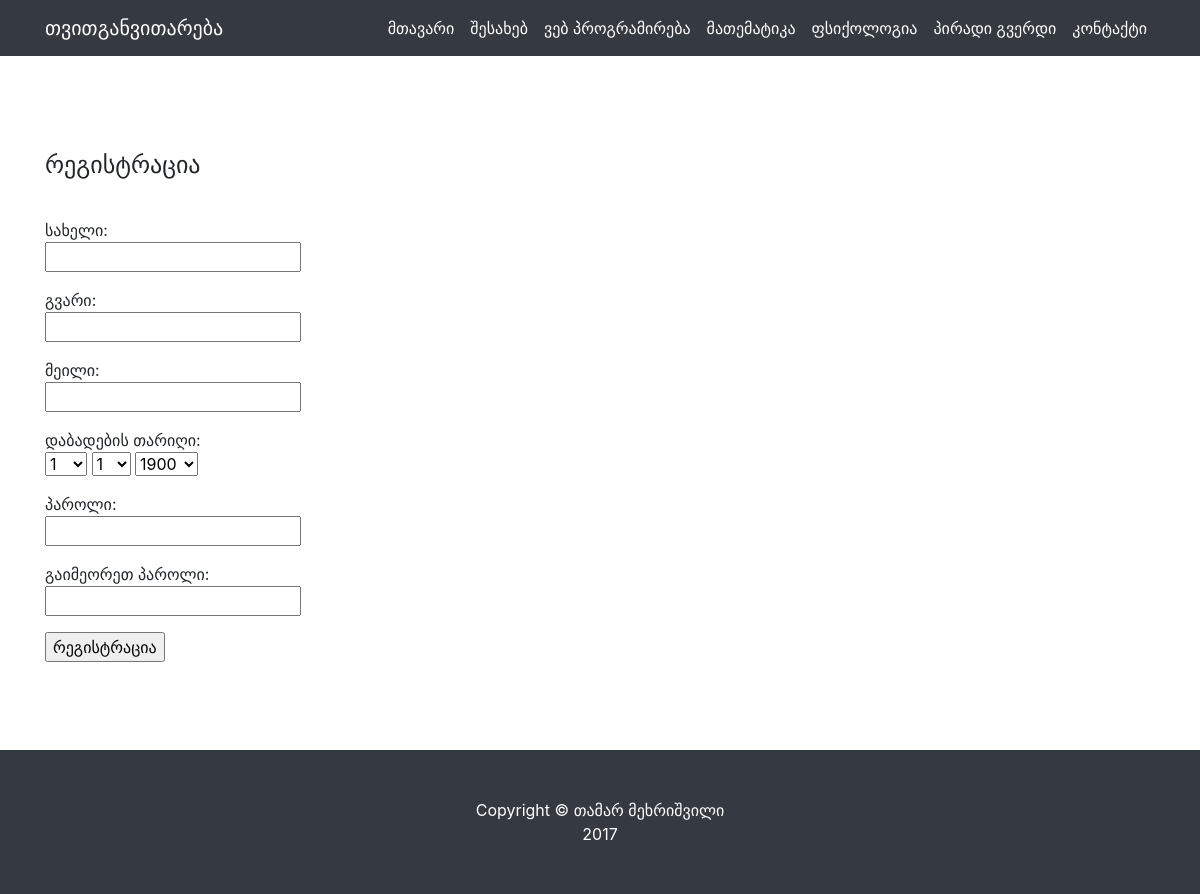
The page /mysite/welcome.php on the database its author committed.
### tables this page shows
CREATE TABLE `mysitemenu` (
  `id` int(10) DEFAULT NULL,
  `title` varchar(20) DEFAULT NULL,
  `category-id` int(10) NOT NULL,
  `link` varchar(255) DEFAULT NULL
);

### mysite/data.php (called while the page is built, shortened)
<?php
$servername = "localhost";
$username = "root";
$password = "";
$location = "mysite";
$conn = mysqli_connect($servername, $username, $password, $location);
mysqli_set_charset($conn, "utf8");
function data(){
  global $conn;
  $query = "SELECT * FROM `mysitemenu`";
  $data = mysqli_query($conn, $query);
  while ($rows = mysqli_fetch_assoc($data)) {
    $arr[]= $rows;
  }
  return $arr;
}
?>

### mysite/welcome.php (the view, shortened to what this page needs)
<?php
    include_once 'data.php';
    $menu = data();
    $name = "";
    $lname = "";
    $email = "";
    $day = "";
    $month = "";
    $year = "";
?>
<!DOCTYPE html>
<html lang="en">
  <head>
    <link href="vendor/bootstrap/css/bootstrap.min.css" rel="stylesheet">
    <link href="css/business-frontpage.css" rel="stylesheet">
  </head>
  <body>
    <nav class="navbar navbar-expand-lg navbar-dark bg-dark fixed-top">
      <div class="container">
        <a class="navbar-brand" href="index.php">თვითგანვითარება</a>
        <div class="collapse navbar-collapse" id="navbarResponsive">
          <ul class="navbar-nav ml-auto">
            <?php foreach($menu as $value): ?>
              <li class="nav-item active">
                <a class="nav-link" href="<?=$value["link"];?>"><?=$value["title"];?>
                </a>
              </li>
            <?php endforeach ?>
          </ul>
        </div>
      </div>
    </nav>
    <center style="color:red">
        <br><br>
    </center>
    <br>
    <div class="container">
    	<form action="" method="POST">
    	<p>
    	<H4>რეგისტრაცია</H4>
    	</p>
    	<br>
    	<p>
    		სახელი: <br>
    		<input type="text" name="name" value="<?=$name?>">
    	</p>
    	<p>
    		გვარი: <br>
    		<input type="text" name="lname" value="<?=$lname?>">
    	</p>
    	<p>
    		მეილი: <br>
    		<input type="email" name="email" value="<?=$email?>">
    	</p>
    	<p>
    		დაბადების თარიღი:  <br>
    		<select name="day">
    			<?php for($i=1; $i<=31; $i++){ ?>
    			<option <?php if($day == $i) echo"selected";?>>
                    <?=$i;?>
                </option>
    			<?php }?>
    		</select>
    		<select name="month">
    			<?php for($i=1; $i<=12; $i++){ ?>
    			<option <?php if($month == $i) echo"selected";?>>
                    <?=$i;?></option>
    			<?php }?>
    		</select>
    		<select name="year">
    			<?php for($i=1900; $i<=2017; $i++){ ?>
    			<option <?php if($year == $i) echo"selected";?>>
                    <?=$i;?></option>
    			<?php }?>
    		</select>
    	</p>
    	<p>
    		პაროლი: <br>
    		<input type="password" name="pass">
    	</p>
    	<p>
    		გაიმეორეთ პაროლი: <br>
    		<input type="password" name="re_pass">
    	</p>
    	<p>
    		<input type="submit" value="რეგისტრაცია">
    	</p><br><br><br>
    	</form>
    </div>
    <footer class="py-5 bg-dark">
      <div class="container">
        <p class="m-0 text-center text-white">Copyright &copy; თამარ მეხრიშვილი
        <br><central>2017</central></p>
      </div>
    </footer>
  </body>
</html>

### mysite/css/business-frontpage.css (style rules this page uses)
body { padding-top: 54px; }
@media (min-width: 992px) { body { padding-top: 56px; } }

### rows shown on the page
mysitemenu: title "მთავარი"
mysitemenu: title "შესახებ"
mysitemenu: title "ვებ პროგრამირება"
mysitemenu: title "მათემატიკა"
mysitemenu: title "ფსიქოლოგია"
mysitemenu: title "პირადი გვერდი"
mysitemenu: title "კონტაქტი"

### other values the page prints
form field day "1"
form field month "1"
form field year "1900"
